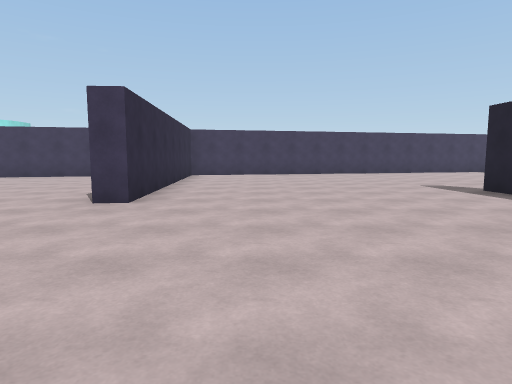
view 1 (above)

20 first-person views from a walk through a Unity game level. The camera is 1.3 m above the floor, tilts 6° down and sees 75° across. The floor is counted in squares, 2 m on a side. Each view is taken from the middle of a square. On the plan, view 1 faces up. The plan holds only what a view shows up to about 10 squares ahead; the rest is blank. The place goes on beyond the plan. The player is left out.

view 2
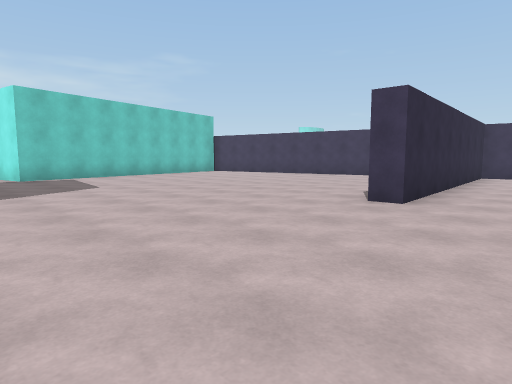

view 3
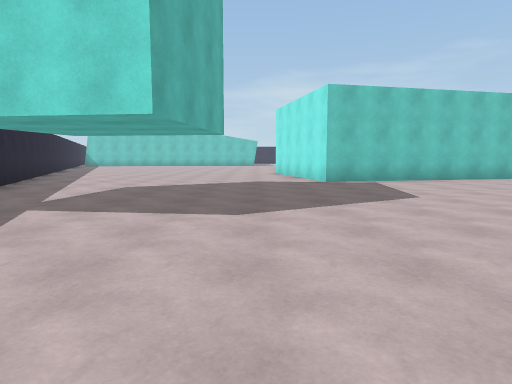

view 4
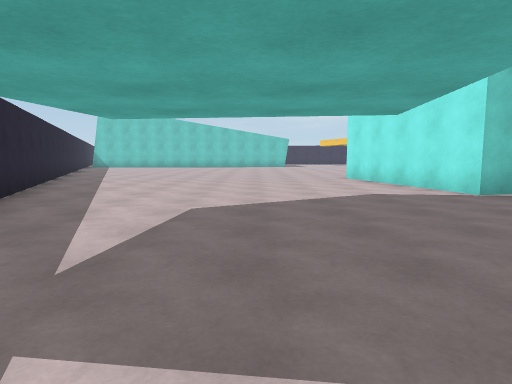

view 5
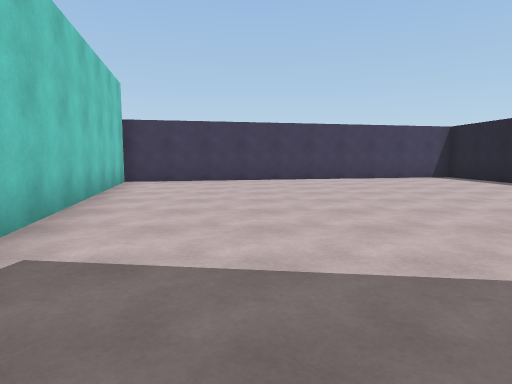

view 6
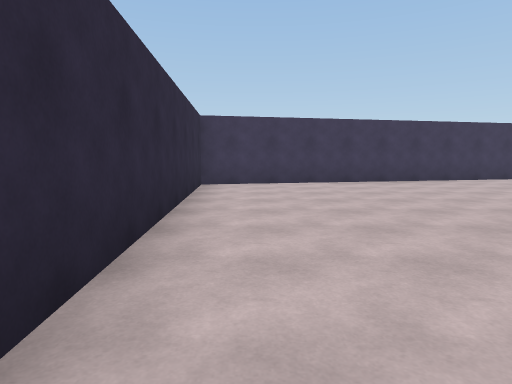

view 7
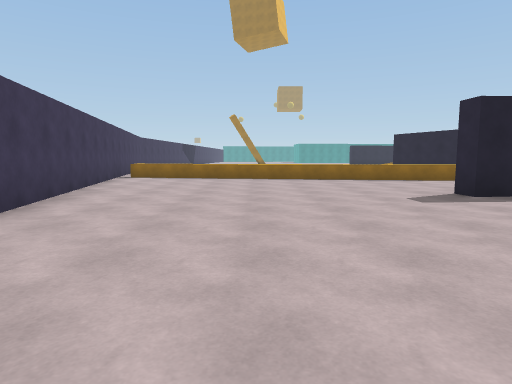

view 8
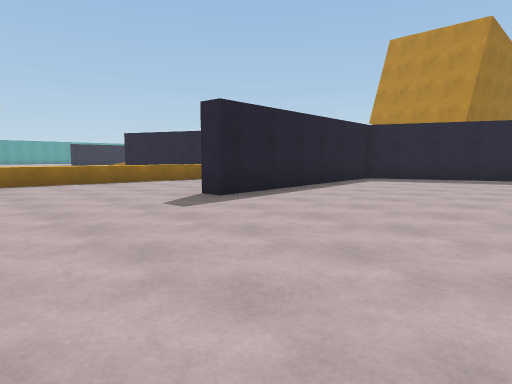

view 9
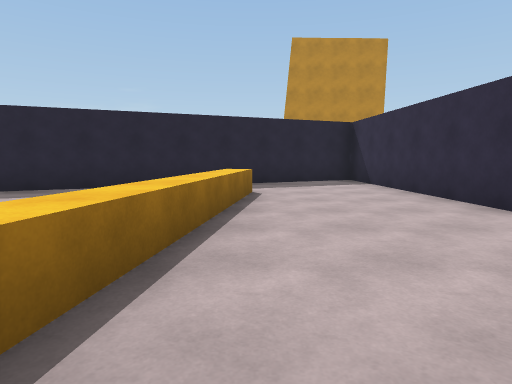

view 10
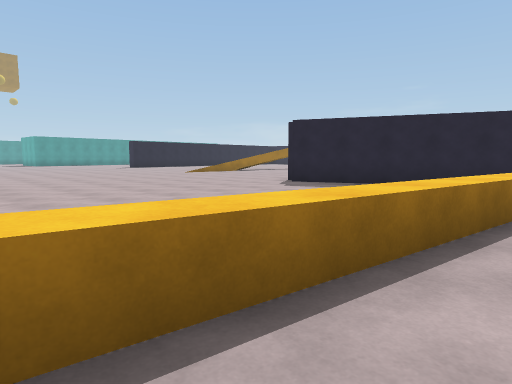

view 11
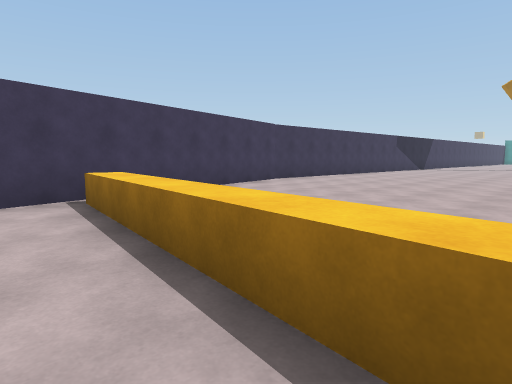

view 12
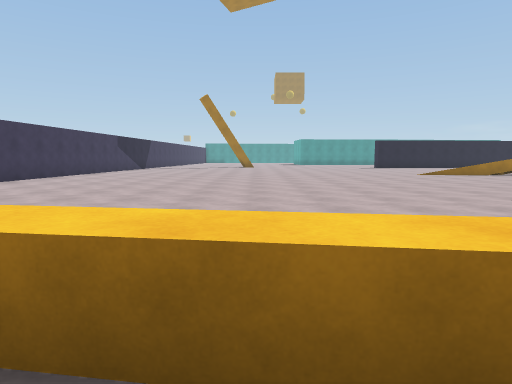

view 13
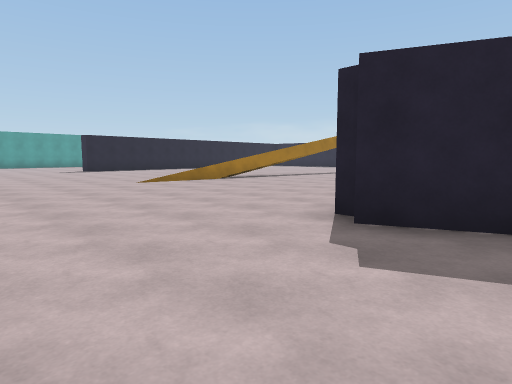

view 14
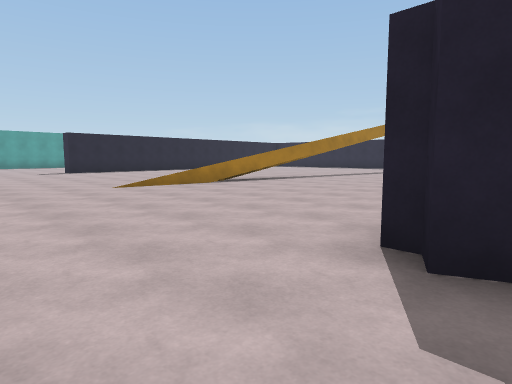

view 15
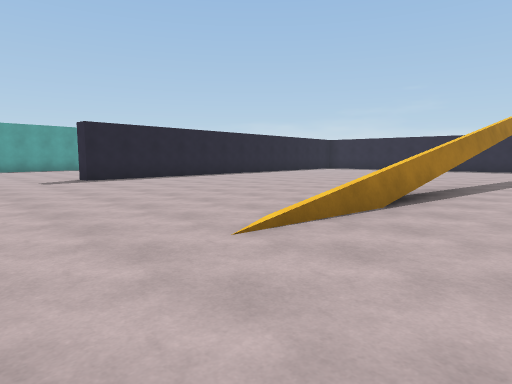

view 16
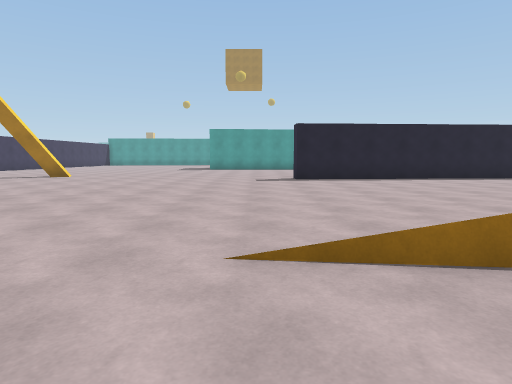

view 17
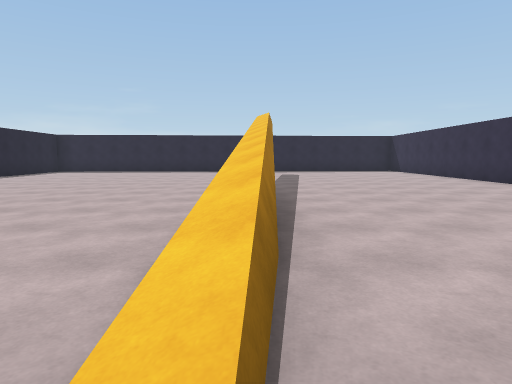

view 18
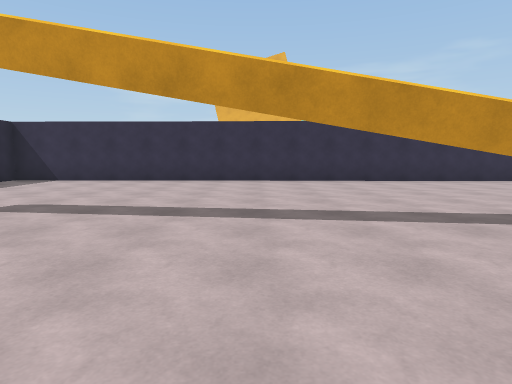

view 19
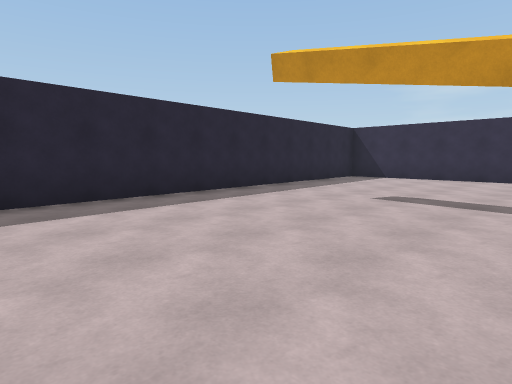

view 20
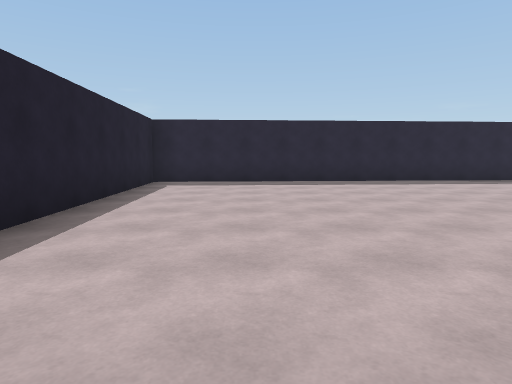

### Floor plan
Points are (right, up) in squares from view 1. A wall is a line through its corners. A room is listed if a view was taken in it or the views show most of it. See-through windows are left out.
Room 1 (views 1, 2, 3, 4, 5, 6, 7, 8, 9, 10, 11, 12, 13, 14, 15, 16, 17, 18, 19, 20)
walls: (14, 1) (13.7, -12.7) (28.6, -11.7); (4.8, 0.6) (4.4, 6.4) (5, 6.5); (4.9, 6.1) (5.3, 0.5) (13.6, 4) (13.8, 3.6); (1.4, -1.1) (4.4, 0.2); (19.6, -2.8) (20, 1.3); (19.6, -3.9) (19.8, -1.6); (15.5, 15.6) (-2.3, 11.9) (-1.8, 4.7) (-2.4, 4.7); (-2.6, 9.2) (-2.7, 11.1); (18.1, 15.6) (15.5, 15.7); (-6.2, 11.1) (-12.4, 9.8) (-10.7, 1.8) (-15.1, 0.8); (28.1, -3.1) (27.7, 1.8) (28.3, 1.8); (28.3, -6.9) (28.3, -5.8); (-15, -8.1) (-9.3, -5.6)
low walls: (8.1, 3.7) (9.6, 14); (20, 1.4) (20.1, 2.6)

Positions as (right, up) in squares from view 1, and headings:
1: (0, 0), facing up
2: (0, 0), facing up-left
3: (-2, 0), facing left
4: (-5, -2), facing left
5: (-9, 1), facing up
6: (-1, 4), facing up
7: (-1, 10), facing right
8: (0, 10), facing down-right
9: (8, 10), facing down
10: (8, 11), facing down-right
11: (8, 9), facing up-right
12: (8, 9), facing right
13: (12, 7), facing down-right
14: (13, 6), facing down-right
15: (18, 5), facing down-right
16: (18, 3), facing right
17: (20, 3), facing down
18: (23, -6), facing left
19: (24, -7), facing down-left
20: (26, -3), facing down
